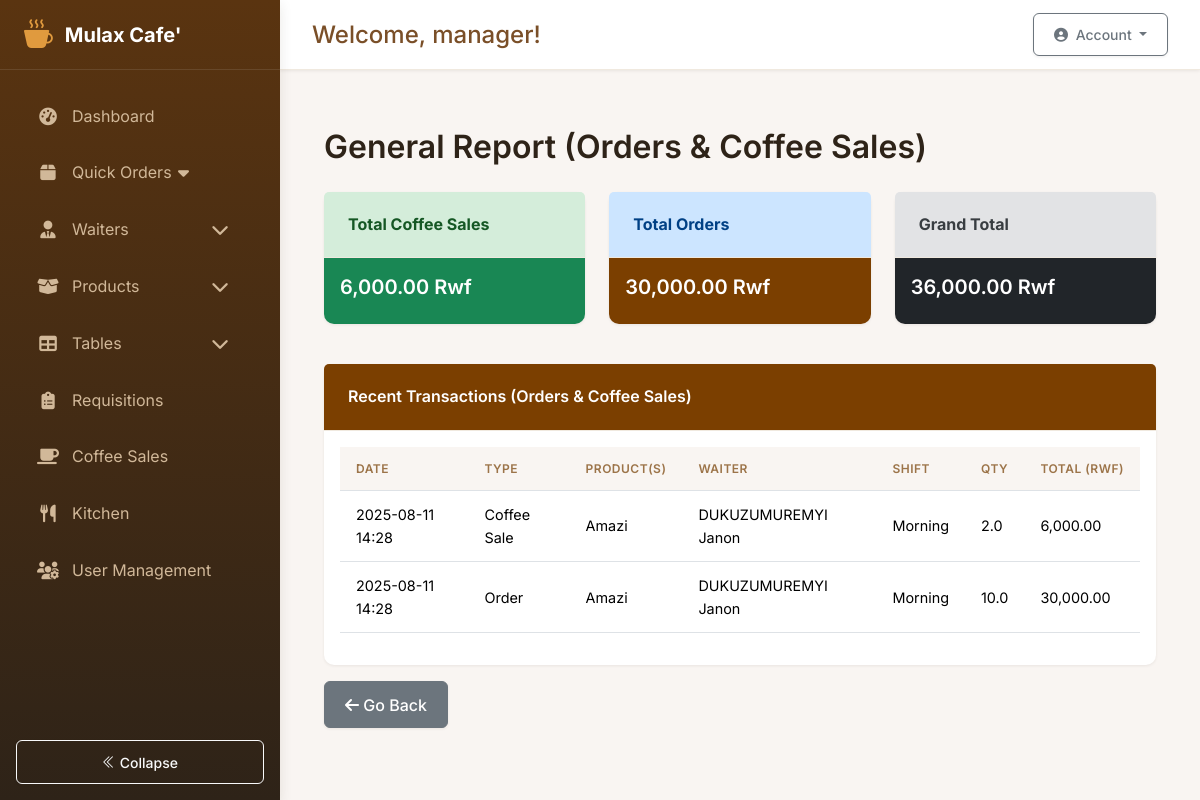
Page /coffee/general_report (signed in) on the earlier database version.
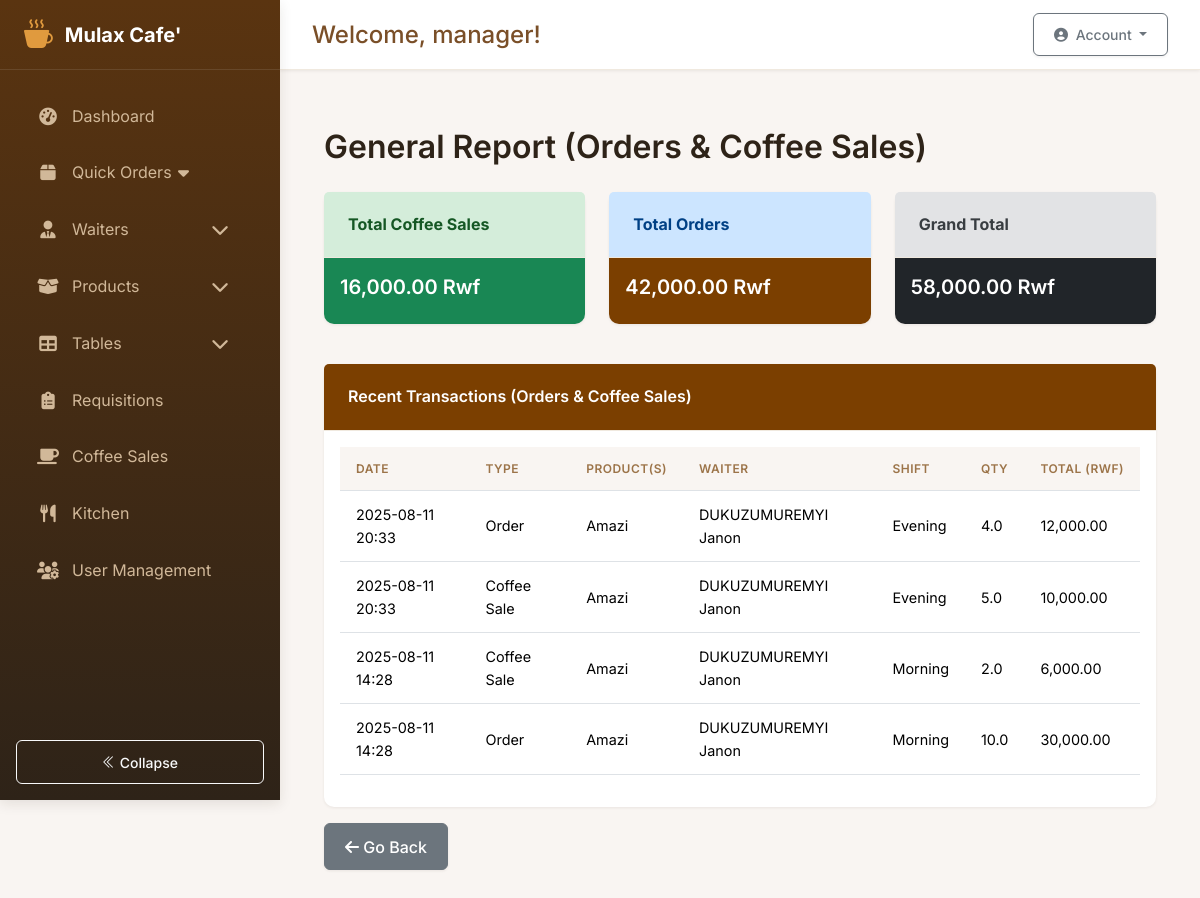
Same page on the later database version.
### app/models.py (models this page shows, shortened)
class Product(db.Model):
    __tablename__ = 'products'
    id = db.Column(db.Integer, primary_key=True)
    sku = db.Column(db.String(20), unique=True, nullable=False)
    name = db.Column(db.String(100), nullable=False)
    brand = db.Column(db.String(100))
    description = db.Column(db.Text)
    category = db.Column(db.String(50), nullable=False)
    unit = db.Column(db.String(20), nullable=False)
    current_stock = db.Column(db.Float, default=0)
    unit_price = db.Column(db.Float, default=0)
    cost_price = db.Column(db.Float)
    supplier = db.Column(db.String(100))
    remarks = db.Column(db.String(200))
    tax_rate = db.Column(db.Float, nullable=True)
    reorder_qty = db.Column(db.Float, default=0)
    last_updated = db.Column(db.DateTime, default=lambda: datetime.now(pytz.timezone('Africa/Kigali')), onupdate=lambda: datetime.now(pytz.timezone('Africa/Kigali')))
    min_stock = db.Column(db.Float, default=5.0)
    stock_movements = db.relationship(
        'StockMovement',
        back_populates='product',
        cascade='all, delete-orphan'
    )
    requisitions = db.relationship('Requisition', back_populates='product')
    coffee_sales = db.relationship('CoffeeSale', back_populates='product')
    order_items = db.relationship('OrderItem', back_populates='product')

class Waiter(db.Model):
    __tablename__ = 'waiters'
    id = db.Column(db.Integer, primary_key=True)
    name = db.Column(db.String(100), nullable=False)
    phone_number = db.Column(db.String(20), nullable=True)
    email = db.Column(db.String(120), nullable=True, unique=True)
    is_active = db.Column(db.Boolean, default=True)

class Order(db.Model):
    __tablename__ = 'orders'
    id = db.Column(db.Integer, primary_key=True)
    client_id = db.Column(db.Integer, db.ForeignKey('clients.id'))
    table_id = db.Column(db.Integer, db.ForeignKey('tables.id'), nullable=False)
    status = db.Column(db.String(20), default='pending')
    notes = db.Column(db.Text)
    total_amount = db.Column(db.Float, default=0.0)
    recorded_by = db.Column(db.Integer, db.ForeignKey('users.id'), nullable=True)  # For legacy compatibility
    waiter_id = db.Column(db.Integer, db.ForeignKey('waiters.id'), nullable=True)
    date = db.Column(db.DateTime, default=lambda: datetime.now(pytz.timezone('Africa/Kigali')))
    served_at = db.Column(db.DateTime)
    served_by = db.Column(db.Integer, db.ForeignKey('users.id'))
    shift_id = db.Column(db.Integer, db.ForeignKey('shifts.id'), nullable=True)
    user_id = db.Column(db.Integer, db.ForeignKey('users.id'), nullable=True)  # Customer who placed the order
    client = db.relationship('Client', back_populates='orders')
    items = db.relationship('OrderItem', back_populates='order', cascade='all, delete-orphan')
    recorder = db.relationship('User',
                             back_populates='orders_recorded',
                             foreign_keys=[recorded_by])
    server = db.relationship('User',
                           back_populates='orders_served',
                           foreign_keys=[served_by])
    table = db.relationship('Table', back_populates='orders')
    shift = db.relationship('Shift', back_populates='orders')
    user = db.relationship('User',  # This is the customer relationship
                         back_populates='orders_created',
                         foreign_keys=[user_id])
    waiter = db.relationship('Waiter', foreign_keys=[waiter_id])

class Shift(db.Model):
    __tablename__ = 'shifts'
    id = db.Column(db.Integer, primary_key=True)
    name = db.Column(db.String(50), nullable=False)
    start_time = db.Column(db.Time, nullable=False)  # e.g., 07:00:00
    end_time = db.Column(db.Time, nullable=False)   # e.g., 17:00:00
    is_active = db.Column(db.Boolean, default=True)
    users = db.relationship('User', back_populates='current_shift')
    attendances = db.relationship('Attendance', back_populates='shift')
    orders = db.relationship('Order', back_populates='shift')

class CoffeeSale(db.Model):
    __tablename__ = 'coffee_sales'
    id = db.Column(db.Integer, primary_key=True)
    date = db.Column(db.DateTime, default=lambda: datetime.now(pytz.timezone('Africa/Kigali')))
    product_id = db.Column(db.Integer, db.ForeignKey('products.id'), nullable=False)
    quantity_sold = db.Column(db.Float, nullable=False)
    unit_price = db.Column(db.Float, nullable=False)
    total_sales = db.Column(db.Float, nullable=False)
    payment_mode = db.Column(db.String(20))
    recorded_by = db.Column(db.Integer, db.ForeignKey('users.id'), nullable=False)
    waiter_id = db.Column(db.Integer, db.ForeignKey('waiters.id'), nullable=True)
    shift_id = db.Column(db.Integer, db.ForeignKey('shifts.id'), nullable=True)
    product = db.relationship('Product', back_populates='coffee_sales')
    recorder = db.relationship('User', back_populates='coffee_sales')
    waiter = db.relationship('Waiter', foreign_keys=[waiter_id])
    shift = db.relationship('Shift')

### app/routes/coffee.py (the view)
@bp.route('/general_report')
@login_required
def general_report():
    coffee_sales = CoffeeSale.query.order_by(CoffeeSale.date.desc()).all()
    orders = Order.query.order_by(Order.date.desc()).all()
    total_coffee_sales = sum(s.total_sales for s in coffee_sales)
    total_order_sales = sum(o.total_amount for o in orders)
    grand_total = total_coffee_sales + total_order_sales
    recent_transactions = [
        {
            'type': 'Coffee Sale',
            'date': s.date,
            'product': s.product.name,
            'waiter': s.waiter.name if s.waiter else None,
            'shift': s.shift.name if s.shift else None,
            'qty': s.quantity_sold,
            'unit_price': s.unit_price,
            'total': s.total_sales,
            'payment': s.payment_mode
        } for s in coffee_sales
    ] + [
        {
            'type': 'Order',
            'date': o.date,
            'product': ', '.join([item.product.name for item in o.items]),
            'waiter': o.waiter.name if o.waiter else None,
            'shift': o.shift.name if o.shift else None,
            'qty': sum(item.quantity for item in o.items),
            'unit_price': '',
            'total': o.total_amount,
            'payment': ''
        } for o in orders
    ]
    recent_transactions.sort(key=lambda x: x['date'], reverse=True)
    return render_template(
        'general_report.html',
        total_coffee_sales=total_coffee_sales,
        total_order_sales=total_order_sales,
        grand_total=grand_total,
        recent_transactions=recent_transactions,
        currency='Rwf'
    )

### app/__init__.py (called while the page is built)
def format_currency(value):
    if value is None:
        return ""
    try:
        return "{:,.2f}".format(float(value))
    except (ValueError, TypeError):
        return value

### app/models.py (called while the page is built)
    def is_system_control(self):
        return self.role == 'system_control' or self.is_admin

    def is_employee(self):
        return self.role == 'employee'

    def get_current_shift(self):
        if self.is_admin or self.is_system_control():
            return None  # Admins can see all shifts
        return self.current_shift

### app/templates/general_report.html (shortened to what this page needs)
{% extends "base.html" %}
{% block content %}
<div class="container my-4">
    <h2 class="mb-4">General Report (Orders & Coffee Sales)</h2>
    <div class="row mb-4">
        <div class="col-md-4">
            <div class="card text-white bg-success mb-3">
                <div class="card-header" style="background-color: #d4edda; color: #155724; font-weight: bold;">Total Coffee Sales</div>
                <div class="card-body">
                    <h5 class="card-title">{{ total_coffee_sales | int | string | replace(',', ' ') | format_currency }} {{ currency }}</h5>
                </div>
            </div>
        </div>
        <div class="col-md-4">
            <div class="card text-white bg-primary mb-3">
                <div class="card-header" style="background-color: #cce5ff; color: #004085; font-weight: bold;">Total Orders</div>
                <div class="card-body">
                    <h5 class="card-title">{{ total_order_sales | int | string | replace(',', ' ') | format_currency }} {{ currency }}</h5>
                </div>
            </div>
        </div>
        <div class="col-md-4">
            <div class="card text-white bg-dark mb-3">
                <div class="card-header" style="background-color: #e2e3e5; color: #383d41; font-weight: bold;">Grand Total</div>
                <div class="card-body">
                    <h5 class="card-title">{{ grand_total | int | string | replace(',', ' ') | format_currency }} {{ currency }}</h5>
                </div>
            </div>
        </div>
    </div>
    <div class="card">
        <div class="card-header" style="background-color: #7B3F00; color: white;">
            Recent Transactions (Orders & Coffee Sales)
        </div>
        <div class="card-body">
            <div class="table-responsive">
                <table class="table table-hover table-sm">
                    <thead>
                        <tr>
                            <th>Date</th>
                            <th>Type</th>
                            <th>Product(s)</th>
                            <th>Waiter</th>
                            <th>Shift</th>
                            <th>Qty</th>
                            <th>Total ({{ currency }})</th>
                        </tr>
                    </thead>
                    <tbody>
                        {% for tx in recent_transactions %}
                        <tr>
                            <td>{{ tx.date.strftime('%Y-%m-%d %H:%M') }}</td>
                            <td>{{ tx.type }}</td>
                            <td>{{ tx.product }}</td>
                            <td>{{ tx.waiter or 'N/A' }}</td>
                            <td>{{ tx.shift or 'N/A' }}</td>
                            <td>{{ tx.qty }}</td>
                            <td>{{ tx.total | int | string | replace(',', ' ') | format_currency }}</td>
                        </tr>
                        {% endfor %}
                    </tbody>
                </table>
            </div>
        </div>
    </div>
    <div class="mt-3">
        <a href="{{ url_for('coffee.list_sales') }}" class="btn btn-secondary"><i class="fas fa-arrow-left"></i> Go Back</a>
    </div>
</div>
{% endblock %}

Differences in the rows shown:
added Order: date "2025-08-11 20:33", total "12,000.00"
now on this page (row unchanged): Shift: name "Evening" "Evening"
added CoffeeSale: date "2025-08-11 20:33", qty "5.0", total "10,000.00"
Other differences:
{{ total_order_sales | int | string | replace(',', ' ') | format_currency }}: "30,000.00" → "42,000.00"
{{ grand_total | int | string | replace(',', ' ') | format_currency }}: "36,000.00" → "58,000.00"
text no longer shown: "6,000.00"
text now shown: "16,000.00"
new list line: "Order 4.0"
new list line: "Amazi"
new list line: "DUKUZUMUREMYI Janon"
new list line: "Coffee Sale"
